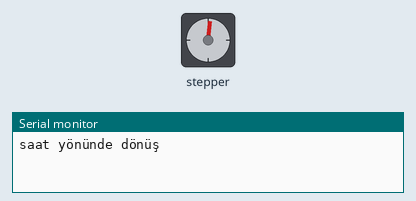
Recording of a sketch running on a simulated Arduino Uno, built with avr-gcc and run on an emulated ATmega328P. On the bench: stepper motor, the last lines printed to the serial monitor. Stepper angles assume 200 steps per turn.

Above: at 0.05 s.
At 0.95 s:
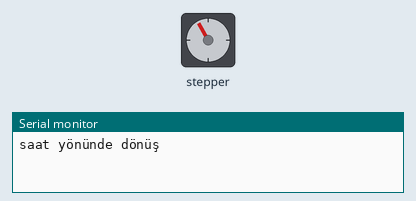
At 1.7 s:
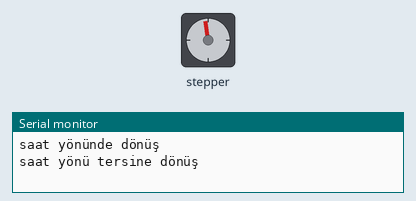
At 2.5 s:
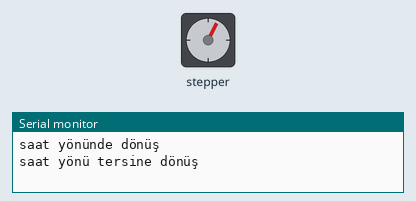
Timing chart, 0 to 6.9 s (numbered marks = the images above):
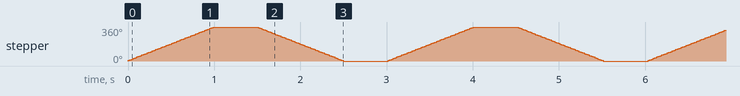

Measured:
- by itself, stepper: turns 360° clockwise in 0.99 s, then 360° counter-clockwise in 0.99 s, repeating every 3.0 s

The sketch:

Uygulama_7.4.ino
```cpp
/*
Program No: 7.4
Program Adı: step motor kontrolu
Kullanılan Arduino Modeli: Arduino Uno
Motor Sürücü entegresi:ULN2003
Web Adres: www.arduinouygulamalari.com
-------------------------------------------------
*/
#include <Stepper.h>
#include <Stepper.h>
const int stepsPerRevolution = 200; // step motorun 1 tam turunu 200 adımda döner
Stepper myStepper(stepsPerRevolution, 8, 9, 10, 11); // step motorun bağlantı uçları
void setup() {
  // dönüş hızı 60 rpm
  myStepper.setSpeed(60);
  Serial.begin(9600);
}
void loop() {
  // 200 adım dön.
  Serial.println("saat yönünde dönüş");
  myStepper.step(stepsPerRevolution);
  delay(500);
  // step one revolution in the other direction:
  Serial.println("saat yönü tersine dönüş");
  myStepper.step(-stepsPerRevolution);
  delay(500);
}
```
